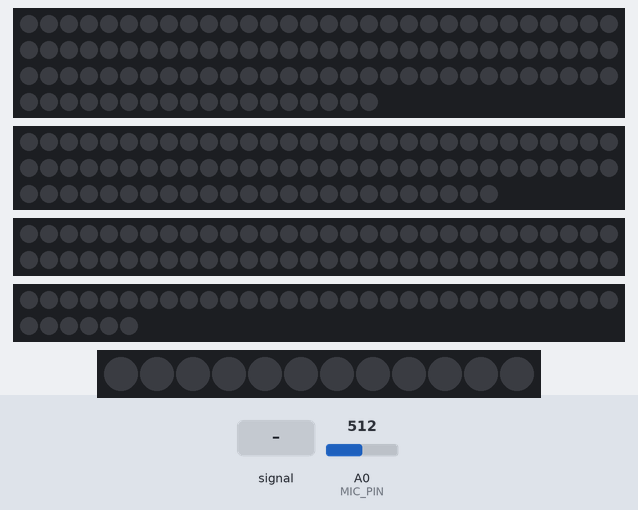
A sketch run on a simulated Arduino Uno, built with avr-gcc and run on an emulated ATmega328P. Shown: 108 RGB LEDs in strip order, left to right, continuing on the next row, 84 RGB LEDs in strip order, left to right, continuing on the next row, 60 RGB LEDs in strip order, left to right, continuing on the next row, 36 RGB LEDs in strip order, left to right, continuing on the next row, 12 RGB LEDs in strip order, left to right. Inputs (shaded band) come from the test bench; at power-on: A0 (MIC_PIN) = 512. Dim RGB values are drawn brighter than linear; random numbers use the default seed unless the sketch sets one.

Above: at 2.2 s.
2.3 s: A0 (MIC_PIN) fed a 200 Hz sine of ±81 counts around its level
At 3.22 s:
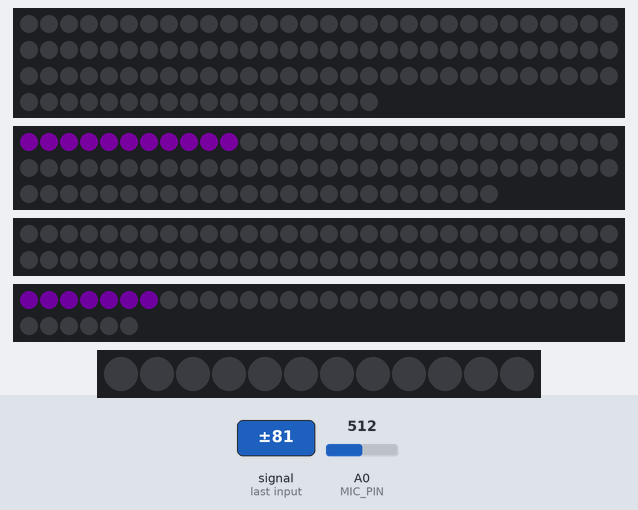
4.6 s: A0 (MIC_PIN) set to 716
At 4.97 s:
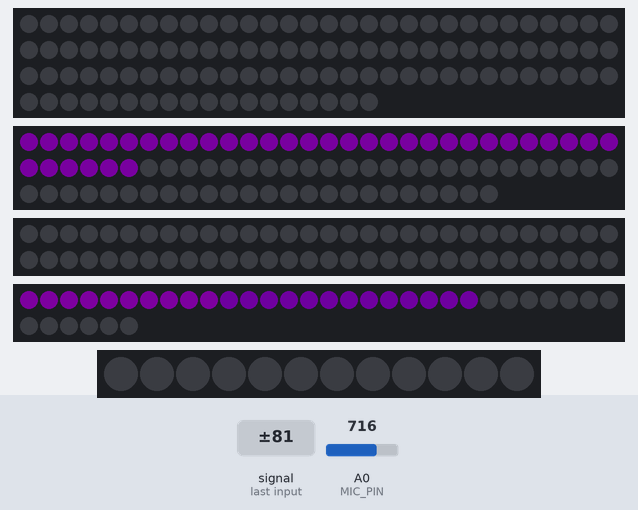
7.6 s: A0 (MIC_PIN) fed a 1000 Hz sine of ±255 counts around its level
At 7.88 s:
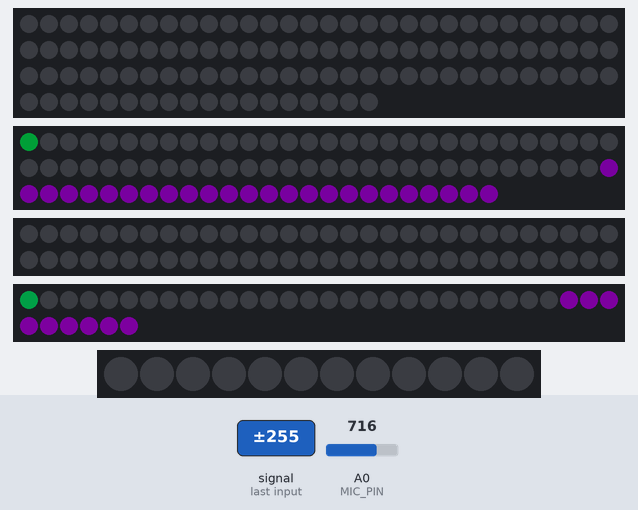
9.8 s: A0 (MIC_PIN) fed a 50 Hz sine of ±306 counts around its level
At 11.4 s:
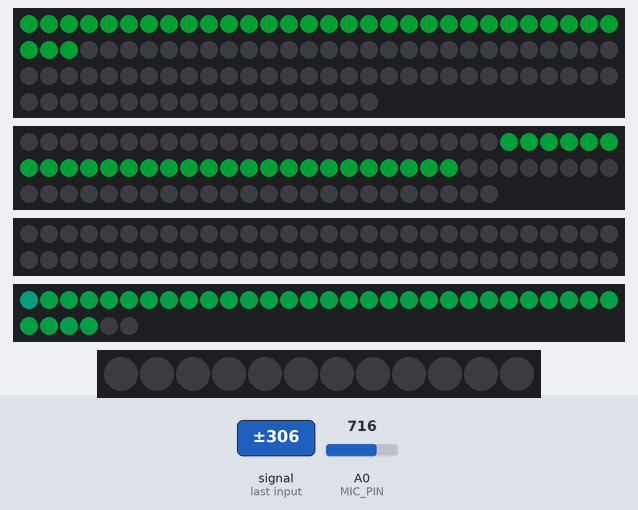
12.8 s: A0 (MIC_PIN) set to 900
At 13.35 s:
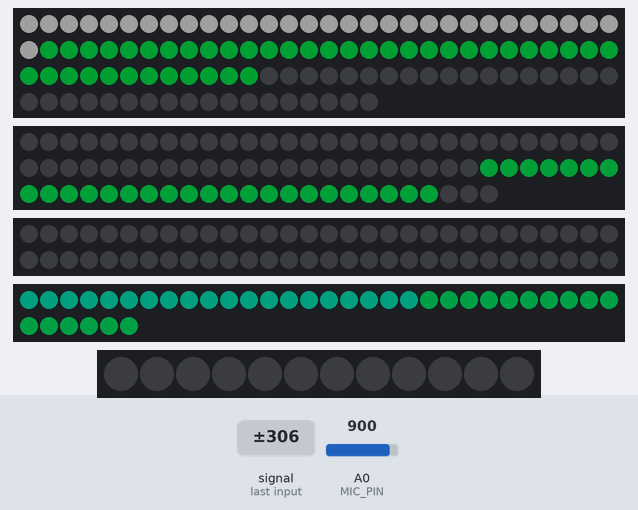
15.8 s: A0 (MIC_PIN) set to 511
At 16.07 s:
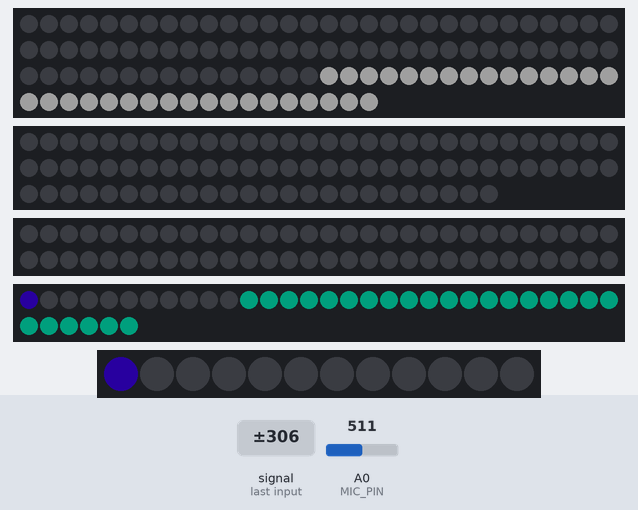

The sketch:

Koodi.ino
```cpp
//Kirjastojen sisällyttäminen
#include <fix_fft.h>

#include <FastLED.h>

//Vakioiden määrittäminen
#define LED_PIN1     3
#define LED_PIN2     6
#define LED_PIN3     8
#define LED_PIN4     11
#define LED_PIN5     13
#define MIC_PIN      A0

#define NUM_LEDS1    108
#define NUM_LEDS2    84
#define NUM_LEDS3    60
#define NUM_LEDS4    36
#define NUM_LEDS5    12
#define LED_TYPE    WS2812B
#define COLOR_ORDER GRB
#define BRIGHTNESS  32

//Lediarrayt
CRGB leds1[NUM_LEDS1];
CRGB leds2[NUM_LEDS2];
CRGB leds3[NUM_LEDS3];
CRGB leds4[NUM_LEDS4];
CRGB leds5[NUM_LEDS5];

//Ledien ohjaamiseen tarvittavia muuttujia
int lamount[5]={NUM_LEDS1, NUM_LEDS2, NUM_LEDS3, NUM_LEDS4, NUM_LEDS5};
int speeds[5]={-1, -1, -1, -1, -1};
int timer=0;
int deleted_colors[5]={-1, -1, -1, -1, -1};

//FFT-muunnoksen arrayt
char re[128], im[128];
int data[64];
int max_amps[2]={-1,-256};

//Määritellään väreille rakenne
struct color {
  int r;
  int g;
  int b;
};
typedef struct color Color;

//Väriarrayt
Color colors[5];
Color temp_colors[5];

//Funktioiden määrittelyt
void updateLeds(int u_colors);

void calculateSpeeds();

void calculateColors();

void getMaxAmps();

Color getColor(int m, int v, int ind);

void setColor(Color *c, int r, int g, int b);

//Setup

void setup() {
  //Lisätään ledit kirjastolle
  LEDS.addLeds<LED_TYPE, LED_PIN1, COLOR_ORDER>(leds1, NUM_LEDS1);
  LEDS.addLeds<LED_TYPE, LED_PIN2, COLOR_ORDER>(leds2, NUM_LEDS2);
  LEDS.addLeds<LED_TYPE, LED_PIN3, COLOR_ORDER>(leds3, NUM_LEDS3);
  LEDS.addLeds<LED_TYPE, LED_PIN4, COLOR_ORDER>(leds4, NUM_LEDS4);
  LEDS.addLeds<LED_TYPE, LED_PIN5, COLOR_ORDER>(leds5, NUM_LEDS5);

  FastLED.setBrightness(BRIGHTNESS);

  delay(1000);
}

//Itse ohjelma
void loop(){

  //Nollataan data
  max_amps[1]=-256;

  for(byte i=0; i<64; i++){
    data[i]=0;
  }

  //Kerätään 128 näytettä ääniaallosta
  for(byte i=0; i<128; i++){
    int sample = analogRead(A0);
    re[i]=(sample/4)-128;
    im[i]=0;
  }

  //Suoritetaan Fast Fourier Transformation-muutos
  fix_fft(re, im, 7, 0);

  //Lasketaan kuuluvien taajuuksien magnitudit
  for(byte i=0; i<64; i++){
    data[i]=data[i]+sqrt(re[i]*re[i]+im[i]*im[i]);
  }

  //Valitaan taajuus, jolla on suurin amplitudi
  data[0]=0;
  getMaxAmps();

  //Määritetään värit
  calculateColors();

  //Päivitetään väri vain, jos ledinauha on päivitetty loppuun
  for(int i=0;i<5;i++){
    if(speeds[i]<1){
      colors[i]=temp_colors[i];
    }
  }

  //Lasketaan kuinka monta lediä värjätään uusilla väreillä
  calculateSpeeds();

  //Lasketaan, kuinka monta ledinauhaa päivitetään värillä
  int u_colors=0;
  for(int i=0;i<5;i++){
    if(colors[i].r!=0 || colors[i].g!=0 || colors[i].b!=0){
      u_colors++;
    }
  }

  //Jos päivitettäviä nauhoja on liikaa, poistetaan värin päivitys joistain nauhoista.
  if(u_colors>2 && timer<0){
    timer=0;
    for(int i=0; i<5; i++){
      deleted_colors[i]=-1;
    }
    for(int u=u_colors-2;u>0;u--){
      while(1){
        int i=random(0,5);
        deleted_colors[i]=1;
        if(colors[i].r==0 && colors[i].g==0 && colors[i].b==0){
          continue;
        }
        else{
          colors[i].r=0;
          colors[i].g=0;
          colors[i].b=0;
          speeds[i]=round(pow(i+1,2));
          timer=timer+speeds[i];
          break;
        }
      }
    }
  }

  else if(u_colors>2){
    for(int i=0;i<5;i++){
      if(deleted_colors[i]==1){
        colors[i].r=0;
        colors[i].g=0;
        colors[i].b=0;
      }
    }
  }

  //Päivitetään ledit
  updateLeds(u_colors);

  FastLED.show();
  delay(10);
}

//Metodi ledien päivittämistä varten
void updateLeds(int u_colors){
  //Käydään läpi kaikki ledit ja asetetaan uusi väri
  for(int i=0;i<5;i++){
    int change=0;

    //Muutosnopeus riippuu päivitettävien värien määrästä
    if(u_colors>0){
      change=round((5-i)*1.5/u_colors);
    }

    //Muutosnopeus saa olla maksimissaan päivitettävien ledien määrä
    else if(change>speeds[i]){
      change=speeds[i];
    }

    if(change<=0){
      change=5-i;
    }

    //Päivitetään ledit

    //Tämän olisi voinut tehdä vain yhdellä silmukalla, jos oltaisiin käytetty kaksiulottiesta arrayta.
    //Tällöin Arduinon RAM-muisti ei kuitenkaan riittänyt, joten koodi piti tehdä näin.
    //Suorittamisnopeudessa ei pitäisi olla juurikaan eroa
    switch(i){
      case 0:

      //Silmukka ledinauhan lopusta alkuun päin
      for(int x=lamount[i]-1;x>-1;x--){

        //Jos indeksin ja muutosnopeuden erotus on suurempi kuin nolla
        //Tällöin ledin väri määräytyy erotuksen indeksissä olevan ledin väristä
        if(x-change>=0){
          leds1[x]=leds1[x-change];
        }

        //Muuten asetetaan uusi väri
        else{
          leds1[x].setRGB(colors[i].r, colors[i].g, colors[i].b);
        }
      }
      break;

      case 1:
      for(int x=lamount[i]-1;x>-1;x--){
        if(x-change>=0){
          leds2[x]=leds2[x-change];
        }
        else{
          leds2[x].setRGB(colors[i].r, colors[i].g, colors[i].b);
        }
      }
      break;

      case 2:
      for(int x=lamount[i]-1;x>-1;x--){
        if(x-change>=0){
          leds3[x]=leds3[x-change];
        }
        else{
          leds3[x].setRGB(colors[i].r, colors[i].g, colors[i].b);
        }
      }
      break;

      case 3:
      for(int x=lamount[i]-1;x>-1;x--){
        if(x-change>=0){
          leds4[x]=leds4[x-change];
        }
        else{
          leds4[x].setRGB(colors[i].r, colors[i].g, colors[i].b);
        }
      }
      break;

      case 4:
      for(int x=lamount[i]-1;x>-1;x--){
        if(x-change>=0){
          leds5[x]=leds5[x-change];
        }
        else{
          leds5[x].setRGB(colors[i].r, colors[i].g, colors[i].b);
        }
      }
      break;
    }

    speeds[i]=speeds[i]-change;
  }
  timer=timer-1;
}

//Metodi samanaikaisten päivitysten määrää varten
void calculateSpeeds(){
  for(int i=0;i<5;i++){
    if(max_amps[1]>(8-i) && speeds[i]<1){
      speeds[i]=round(10-i*2+max_amps[1]);
    }
  }
}

//Ledin värin laskemista varten metodi
void calculateColors(){
  for(int i=0;i<5;i++){
    Color c;
    //Jos taajuuden amplitudi on tarpeeksi suuri, niin lasketaan väri
    if(max_amps[0]>0 && max_amps[1]>(8-i)){
      temp_colors[i]=getColor(max_amps[0], max_amps[1], i+1);
    }

    //Muuten sammutetaan ledi
    else{
      setColor(&c, 0, 0, 0);
      temp_colors[i]=c;
    }
  }
}

//Apumetodit alkaa

//Metodi vallitsevan taajuuden määrittämiseksi
void getMaxAmps(){
  for(byte i=0; i<64; i++){
    if(data[i]>5 && data[i]>max_amps[1]){
      max_amps[0]=i;
      max_amps[1]=data[i];
    }
  }
}

//Funktio ledin värin asettamista varten
Color getColor(int m, int v, int ind){
  int r, g, b;
  Color c;

  //Vaihe vaihtuu, joka 30 sekunti
  //Näin saadaan vaihtelevuutta väreihin
  int phase=round(floor(millis()/30000))%5;
  int i=round((m+v)-phase*ind)%64;
  if(i<9){
    r=255;
    g=0;
    b=28*i+random(0,32);
  }
  else if(i<18){
    r=255-(i-9)*28-random(0,32);
    g=0;
    b=255;
  }
  else if(i<27){
    r=0;
    g=(i-18)*28+random(0,32);
    b=255;
  }
  else if(i<37){
    r=255;
    g=255;
    b=255;
  }
  else if(i<46){
    r=0;
    g=255;
    b=255-(i-37)*28-random(0,32);
  }
  else if(i<55){
    r=(i-46)*28+random(0,32);
    g=255;
    b=0;
  }
  else if(i<64){
    r=255;
    g=255-(i-55)*28-random(0,32);
    b=0;
  }
  setColor(&c, r, g, b);

  return c;
}

//Asetetaan väri muuttujiin
void setColor(Color *c, int r, int g, int b) {
  c->r = r;
  c->g = g;
  c->b = b;
}

//Apufunktiot loppuu
```

Measured:
- after the input at 2.3 s, the LEDs: first change after 0.24 s (image 1 shows a later state)
